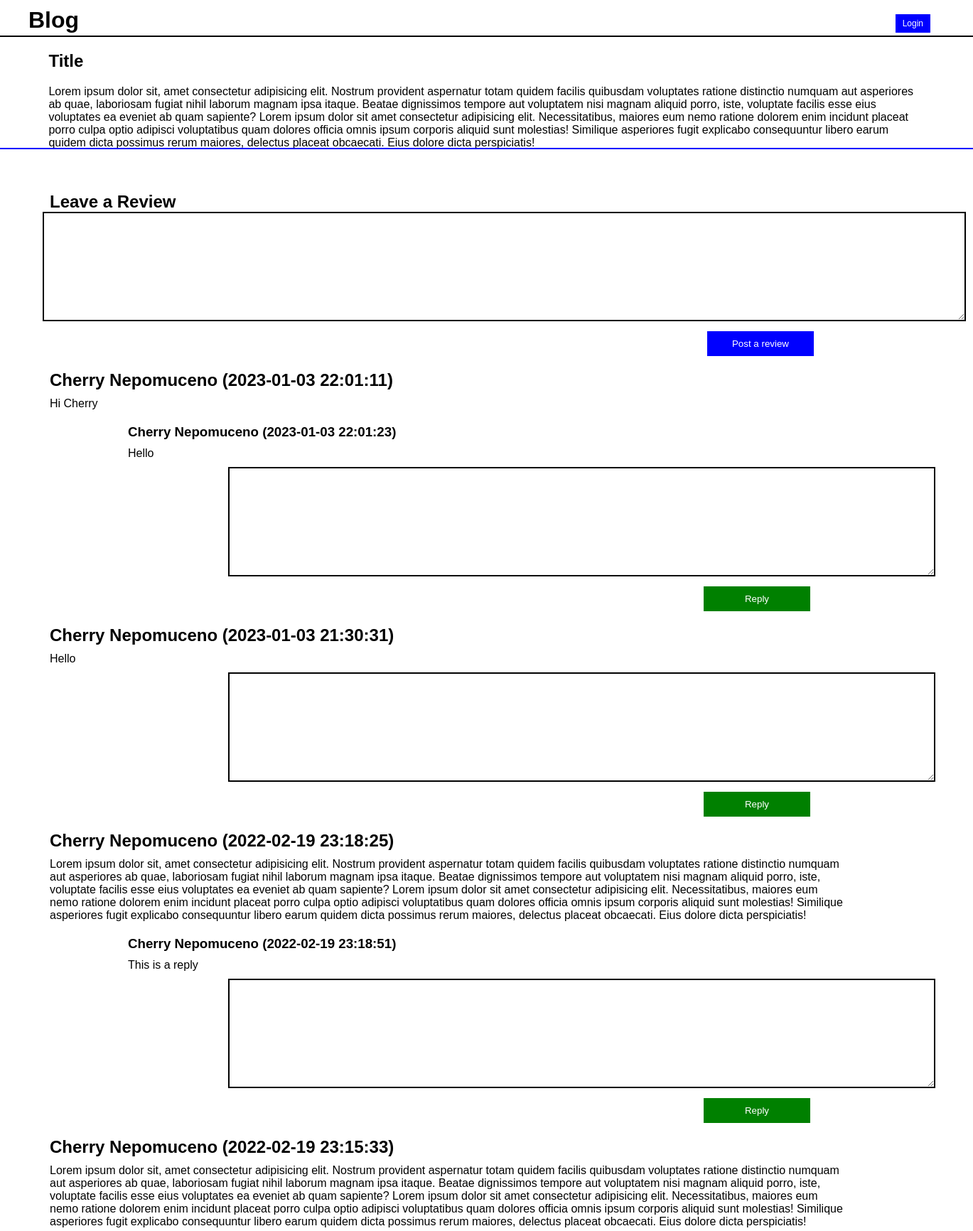
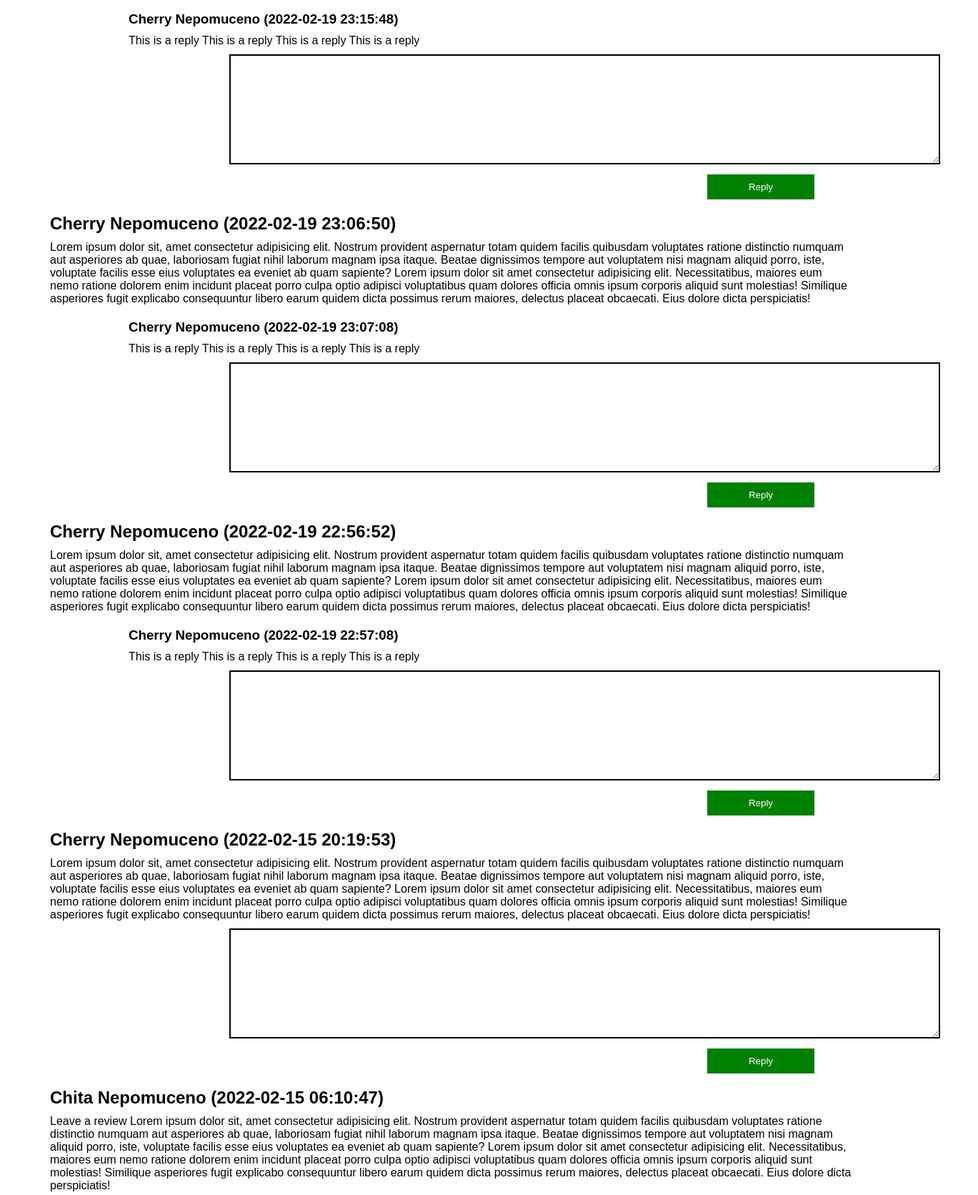
The page / (upper part) on the database its author committed (2 pictures, top to bottom).
### tables this page shows
CREATE TABLE `reviews` (
  `id` int NOT NULL AUTO_INCREMENT,
  `user_id` int DEFAULT NULL,
  `content` text,
  `created_at` datetime DEFAULT NULL,
  `updated_at` datetime DEFAULT NULL,
  PRIMARY KEY (`id`)
);

CREATE TABLE `users` (
  `id` int NOT NULL AUTO_INCREMENT,
  `first_name` varchar(255) DEFAULT NULL,
  `last_name` varchar(255) DEFAULT NULL,
  `email` varchar(255) DEFAULT NULL,
  `password` varchar(255) DEFAULT NULL,
  `created_at` datetime DEFAULT NULL,
  `updated_at` datetime DEFAULT NULL,
  PRIMARY KEY (`id`)
);

CREATE TABLE `replies` (
  `id` int NOT NULL AUTO_INCREMENT,
  `review_id` int DEFAULT NULL,
  `user_id` int DEFAULT NULL,
  `content` text,
  `created_at` datetime DEFAULT NULL,
  `updated_at` datetime DEFAULT NULL,
  PRIMARY KEY (`id`)
);

### new-connection.php (called while the page is built, shortened)
<?php
$connection = new mysqli(DB_HOST, DB_USER, DB_PASS, DB_DATABASE);
function fetch_all($query)
{
  $data = array();
  global $connection;
  $result = $connection->query($query);
  while($row = mysqli_fetch_assoc($result))
  {
    $data[] = $row;
  }
  return $data;
}
?>

### index.php (the view, shortened to what this page needs)
<?php
    require('new-connection.php');
?>
<!DOCTYPE html>
<html lang="en">
<head>
    <link rel="stylesheet" href="style.css">
</head>
<body>
    <div class="blog_page">
        <div class="header">
            <h1>Blog</h1>
            <div class="signout">
<?php   if(isset($_SESSION['first_name'])){
    ?>
                <p>Welcome <?= $_SESSION['first_name'] ?>! <a href="process.php">Log off</a></p>
<?php   } else { ?>
                 <a class="login" href="login.php">Login</a>
<?php }
        ?>
            </div>
        </div>
        <div class="title">
            <h2>Title</h2>
            <p>Lorem ipsum dolor sit, amet consectetur adipisicing elit.
                Nostrum provident aspernatur totam quidem facilis quibusdam
                voluptates ratione distinctio numquam aut asperiores ab quae,
                laboriosam fugiat nihil laborum magnam ipsa itaque. Beatae
                dignissimos tempore aut voluptatem nisi magnam aliquid porro,
                iste, voluptate facilis esse eius voluptates ea eveniet ab quam sapiente?
                Lorem ipsum dolor sit amet consectetur adipisicing elit. Necessitatibus,
                maiores eum nemo ratione dolorem enim incidunt placeat porro culpa optio
                adipisci voluptatibus quam dolores officia omnis ipsum corporis aliquid sunt
                molestias! Similique asperiores fugit explicabo consequuntur libero earum
                quidem dicta possimus rerum maiores, delectus placeat obcaecati. Eius dolore
                dicta perspiciatis!
            </p>
        </div>
        <div class="reviews">
            <h2>Leave a Review</h2>
            <form action="process.php" method="post" id="review">
                <textarea name="review" id="review_textarea" cols="160" rows="10"></textarea>
                <input type="submit" value="Post a review">
            </form>
<?php
        $reviews = fetch_all("SELECT reviews.*, users.first_name, users.last_name FROM reviews LEFT JOIN users ON users.id = reviews.user_id ORDER BY id DESC");
?>
<?php
    foreach($reviews as $review){
?>
       <h2><?= ucfirst($review['first_name']) ?> <?= ucfirst($review['last_name']) ?> (<?= date($review['created_at']) ?>)</h2>
        <p class="p"><?= $review['content'] ?></p>
<?php
    $replies = fetch_all("SELECT replies.*, users.first_name, users.last_name FROM replies LEFT JOIN users ON users.id = replies.user_id
                        WHERE replies.review_id = {$review['id']}");
?>
<?php
    foreach($replies as $reply){
?>
    <h3><?= ucfirst($reply['first_name']) ?> <?= ucfirst($reply['last_name']) ?> (<?= $reply['created_at'] ?>)</h3>
        <p><?= $reply['content'] ?></p>
 <?php   } ?>
        <form action="process.php" method="post">
                <textarea name="reply" id="textarea" cols="122" rows="10"></textarea>
                <input type="submit" value="Reply" id="reply">
        </form>
<?php
    }
?>
        </div>
    </div>
</body>
</html>

### style.css (style rules this page uses)
* { padding: 0; margin: 0; font-family: 'Poppins', sans-serif; }
input[type=submit] { padding: 10px; width: 100px; color: #fff; margin: 10px 0 20px 180px; background-color: crimson; border: none; }
.blog_page { padding: 0; margin: 0; }
.blog_page .login { position:absolute; right: 10px; top: 0px; background-color: blue; color: #ffff; padding: 6px 10px; text-decoration: none; font-size: 12px; display: block; }
.blog_page .header { height: 50px; border-bottom: 2px solid black; }
.blog_page .header h1 { padding: 10px 40px; }
.blog_page .header .signout { position: absolute; right: 50px; top: 20px; }
.blog_page .title { width: 90%; margin: auto; padding: 20px6 }
.blog_page .title h2 { margin: 20px 0; }
.blog_page .reviews { padding: 60px; outline: 2px solid blue; }
.blog_page #review input[type="submit"] { display: block; margin-left: 935px; background-color: blue; padding: 10px; width: 150px; }
.blog_page .reviews #review_textarea { border: 2px solid black; }
.blog_page .reviews h2, .blog_page .reviews .p { margin-left: 10px; display: block; width: 90%; }
.blog_page .reviews h3, .blog_page .reviews p { margin-left: 120px; display: block; width: 80%; margin-top: 10px; margin-bottom: 10px; }
.blog_page .reviews h3 { margin-top: 20px; }
.blog_page #reply { display: block; margin-left: 930px; background-color: green; padding: 10px; width: 150px; }
.blog_page .reviews #textarea { margin-left: 261px; border: 2px solid black; }

### rows shown on the page
reviews: user.first_name "Cherry", user.last_name "Nepomuceno", created_at "2023-01-03 22:01:11", content "Hi Cherry"
replies: user.first_name "Cherry", user.last_name "Nepomuceno", created_at "2023-01-03 22:01:23", content "Hello"
reviews: user.first_name "Cherry", user.last_name "Nepomuceno", created_at "2023-01-03 21:30:31", content "Hello"
reviews: user.first_name "Cherry", user.last_name "Nepomuceno", created_at "2022-02-19 23:18:25", content "Lorem ipsum dolor sit, amet consectetur adipisicing elit. Nostrum provident aspernatur totam quidem facilis quibusdam voluptates ratione distinctio numquam aut asperiores ab quae, laboriosam fugiat nihil laborum magnam ipsa itaque. Beatae dignissimos tempore aut voluptatem nisi magnam aliquid porro, iste, voluptate facilis esse eius voluptates ea eveniet ab quam sapiente? Lorem ipsum dolor sit amet consectetur adipisicing elit. Necessitatibus, maiores eum nemo ratione dolorem enim incidunt placeat porro culpa optio adipisci voluptatibus quam dolores officia omnis ipsum corporis aliquid sunt molestias! Similique asperiores fugit explicabo consequuntur libero earum quidem dicta possimus rerum…"
replies: user.first_name "Cherry", user.last_name "Nepomuceno", created_at "2022-02-19 23:18:51", content "This is a reply"
reviews: user.first_name "Cherry", user.last_name "Nepomuceno", created_at "2022-02-19 23:15:33", content "Lorem ipsum dolor sit, amet consectetur adipisicing elit. Nostrum provident aspernatur totam quidem facilis quibusdam voluptates ratione distinctio numquam aut asperiores ab quae, laboriosam fugiat nihil laborum magnam ipsa itaque. Beatae dignissimos tempore aut voluptatem nisi magnam aliquid porro, iste, voluptate facilis esse eius voluptates ea eveniet ab quam sapiente? Lorem ipsum dolor sit amet consectetur adipisicing elit. Necessitatibus, maiores eum nemo ratione dolorem enim incidunt placeat porro culpa optio adipisci voluptatibus quam dolores officia omnis ipsum corporis aliquid sunt molestias! Similique asperiores fugit explicabo consequuntur libero earum quidem dicta possimus rerum…"
replies: user.first_name "Cherry", user.last_name "Nepomuceno", created_at "2022-02-19 23:15:48", content "This is a reply This is a reply This is a reply This is a reply"
reviews: user.first_name "Cherry", user.last_name "Nepomuceno", created_at "2022-02-19 23:06:50", content "Lorem ipsum dolor sit, amet consectetur adipisicing elit. Nostrum provident aspernatur totam quidem facilis quibusdam voluptates ratione distinctio numquam aut asperiores ab quae, laboriosam fugiat nihil laborum magnam ipsa itaque. Beatae dignissimos tempore aut voluptatem nisi magnam aliquid porro, iste, voluptate facilis esse eius voluptates ea eveniet ab quam sapiente? Lorem ipsum dolor sit amet consectetur adipisicing elit. Necessitatibus, maiores eum nemo ratione dolorem enim incidunt placeat porro culpa optio adipisci voluptatibus quam dolores officia omnis ipsum corporis aliquid sunt molestias! Similique asperiores fugit explicabo consequuntur libero earum quidem dicta possimus rerum…"
replies: user.first_name "Cherry", user.last_name "Nepomuceno", created_at "2022-02-19 23:07:08", content "This is a reply This is a reply This is a reply This is a reply"
reviews: user.first_name "Cherry", user.last_name "Nepomuceno", created_at "2022-02-19 22:56:52", content "Lorem ipsum dolor sit, amet consectetur adipisicing elit. Nostrum provident aspernatur totam quidem facilis quibusdam voluptates ratione distinctio numquam aut asperiores ab quae, laboriosam fugiat nihil laborum magnam ipsa itaque. Beatae dignissimos tempore aut voluptatem nisi magnam aliquid porro, iste, voluptate facilis esse eius voluptates ea eveniet ab quam sapiente? Lorem ipsum dolor sit amet consectetur adipisicing elit. Necessitatibus, maiores eum nemo ratione dolorem enim incidunt placeat porro culpa optio adipisci voluptatibus quam dolores officia omnis ipsum corporis aliquid sunt molestias! Similique asperiores fugit explicabo consequuntur libero earum quidem dicta possimus rerum…"
replies: user.first_name "Cherry", user.last_name "Nepomuceno", created_at "2022-02-19 22:57:08", content "This is a reply This is a reply This is a reply This is a reply"
reviews: user.first_name "Cherry", user.last_name "Nepomuceno", created_at "2022-02-15 20:19:53", content "Lorem ipsum dolor sit, amet consectetur adipisicing elit. Nostrum provident aspernatur totam quidem facilis quibusdam voluptates ratione distinctio numquam aut asperiores ab quae, laboriosam fugiat nihil laborum magnam ipsa itaque. Beatae dignissimos tempore aut voluptatem nisi magnam aliquid porro, iste, voluptate facilis esse eius voluptates ea eveniet ab quam sapiente? Lorem ipsum dolor sit amet consectetur adipisicing elit. Necessitatibus, maiores eum nemo ratione dolorem enim incidunt placeat porro culpa optio adipisci voluptatibus quam dolores officia omnis ipsum corporis aliquid sunt molestias! Similique asperiores fugit explicabo consequuntur libero earum quidem dicta possimus rerum…"
reviews: user.first_name "Chita", user.last_name "Nepomuceno", created_at "2022-02-15 06:10:47", content "Leave a review Lorem ipsum dolor sit, amet consectetur adipisicing elit. Nostrum provident aspernatur totam quidem facilis quibusdam voluptates ratione distinctio numquam aut asperiores ab quae, laboriosam fugiat nihil laborum magnam ipsa itaque. Beatae dignissimos tempore aut voluptatem nisi magnam aliquid porro, iste, voluptate facilis esse eius voluptates ea eveniet ab quam sapiente? Lorem ipsum dolor sit amet consectetur adipisicing elit. Necessitatibus, maiores eum nemo ratione dolorem enim incidunt placeat porro culpa optio adipisci voluptatibus quam dolores officia omnis ipsum corporis aliquid sunt molestias! Similique asperiores fugit explicabo consequuntur libero earum quidem dicta…"
